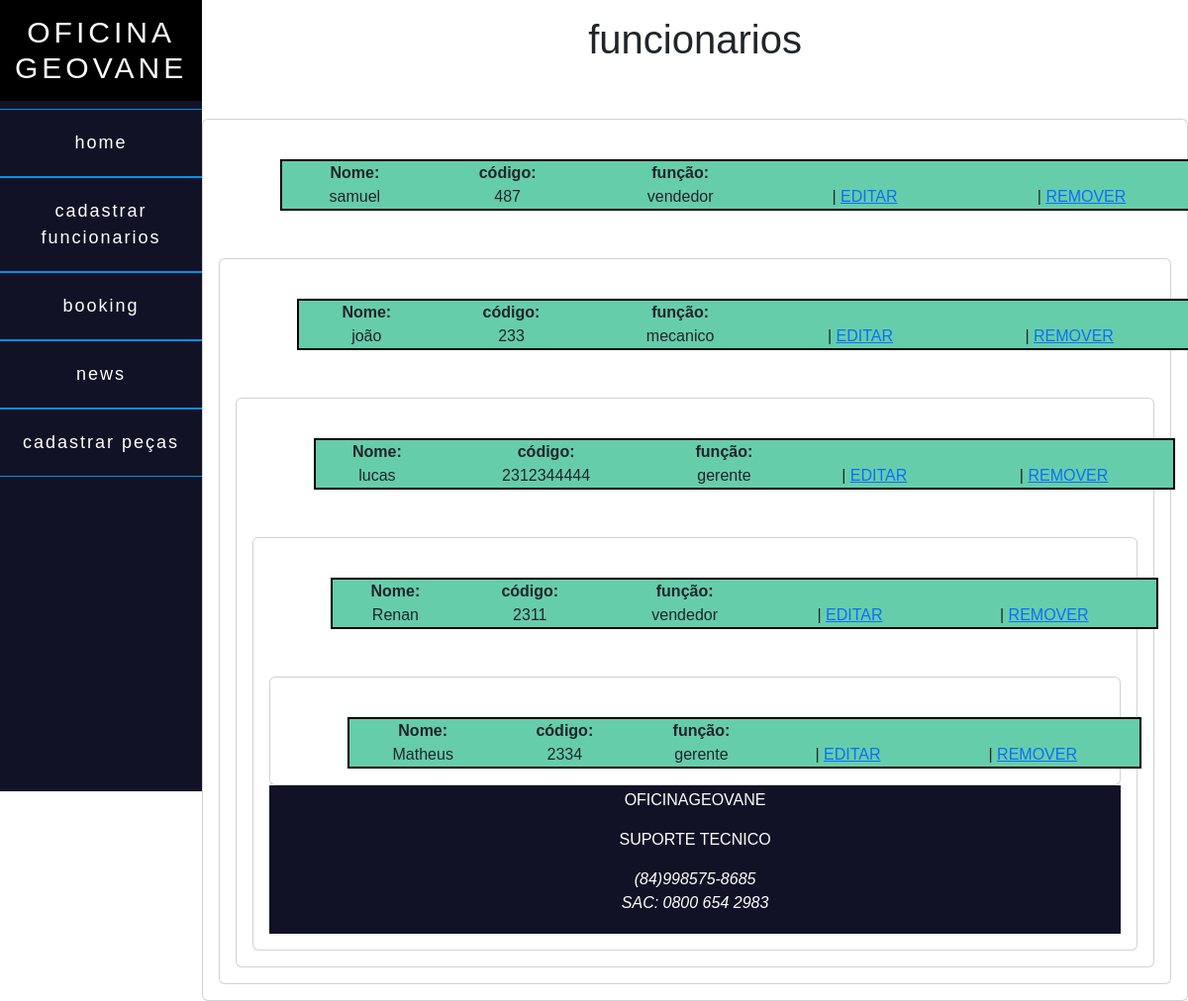
Page /lista_funcionarios/ on the earlier database version.
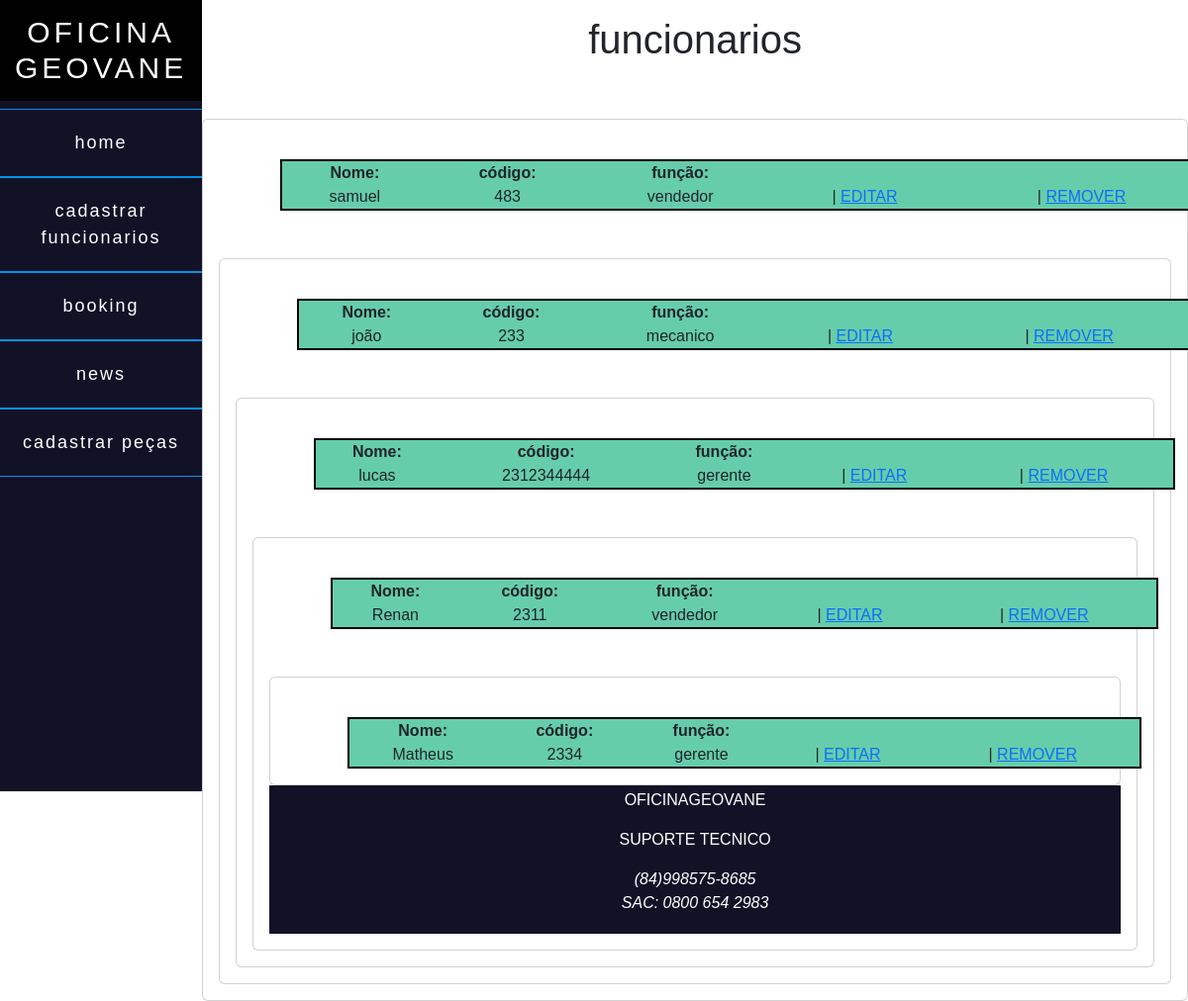
Same page on the later database version.
### core/models.py (models this page shows)
class funcionarios(models.Model):
    nome = models.CharField('nome', max_length=40)
    senha = models.IntegerField('senha')
    funcao= models.CharField('funcao', max_length=20)

### core/views.py (the view)
# urls.py: path('lista_funcionarios/',lista_funcionarios,name='lista_funcionarios'),
def lista_funcionarios(request):
    funcionario = funcionarios.objects.all()
    contexto={
        'todos_funcionarios': funcionario
    }
    return render(request, 'funcionarios.html',contexto)

### template/funcionarios.html (shortened to what this page needs)
{% extends 'base/base.html'%}
{% block conteudo%}
    <div class="container-fluid">
    <div class="row mt-3">
      <div class="col-12">
  <h1 class="func">funcionarios</h1>
</div>
   </div>
   {% for funcionario in todos_funcionarios %}
   <div class="row mt-5">
    <div class="card">
    <div class="card-body">
    <table class="tabela">
      <tr>
        <th>Nome:</th>
        <th>código:</th>
        <th>função:</th>
     </tr>
     <tr><br>
      <td>{{funcionario.nome}}</td>
      <td>{{funcionario.senha}}</td>
      <td>{{funcionario.funcao}}</td>
      <td>| <a href="{% url 'editar_funcionario' funcionario.id %}">EDITAR</a> </td>
      <td>| <a href="{% url 'remover_funcionario' funcionario.id %}">REMOVER</a></td>
     </tr>
  </table>
  {% empty %}
   <p>não exixtem funcionarios cadastrados</p>
   {% endfor %}
  </div>
  </div>
   {% endblock %}

Differences in the rows shown:
changed funcionarios "samuel": senha "487" → "483"
